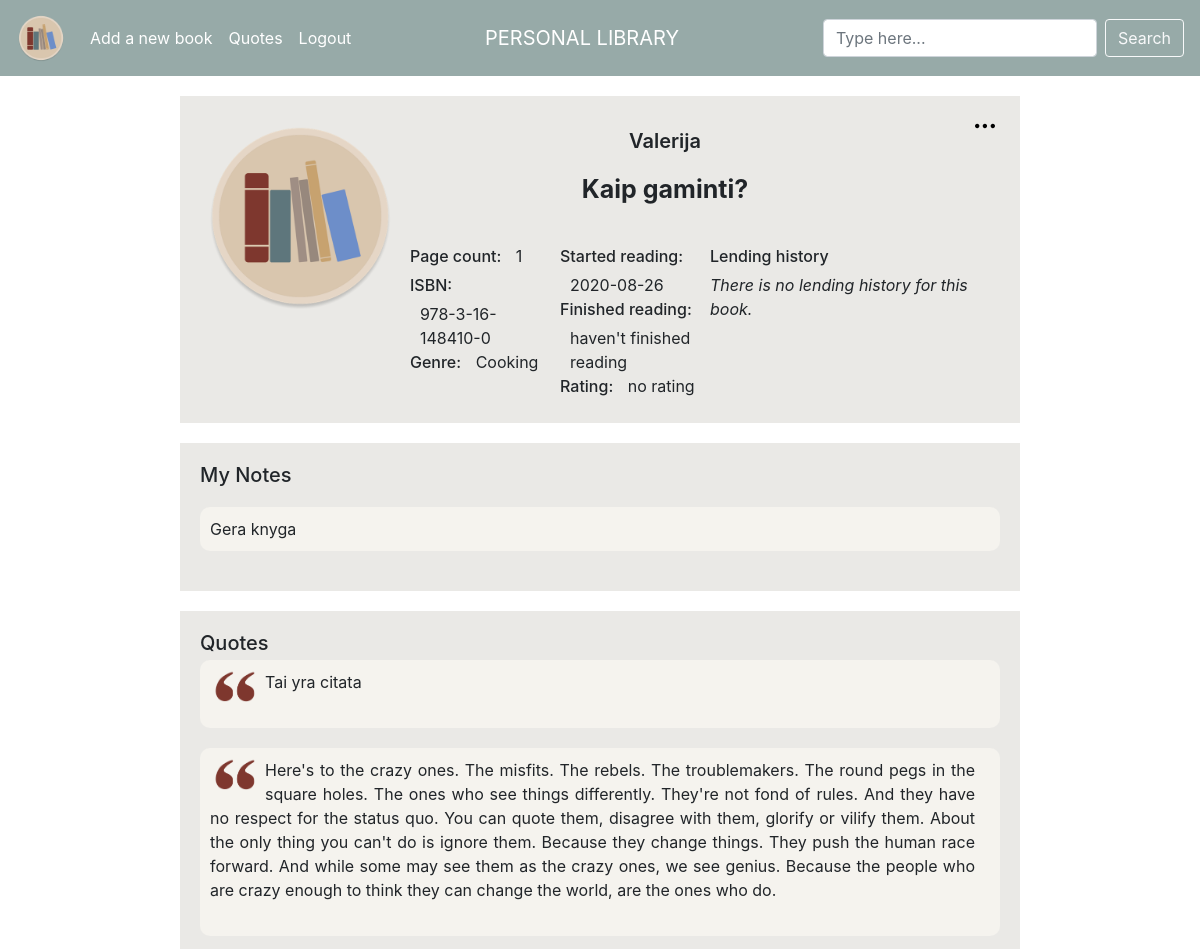
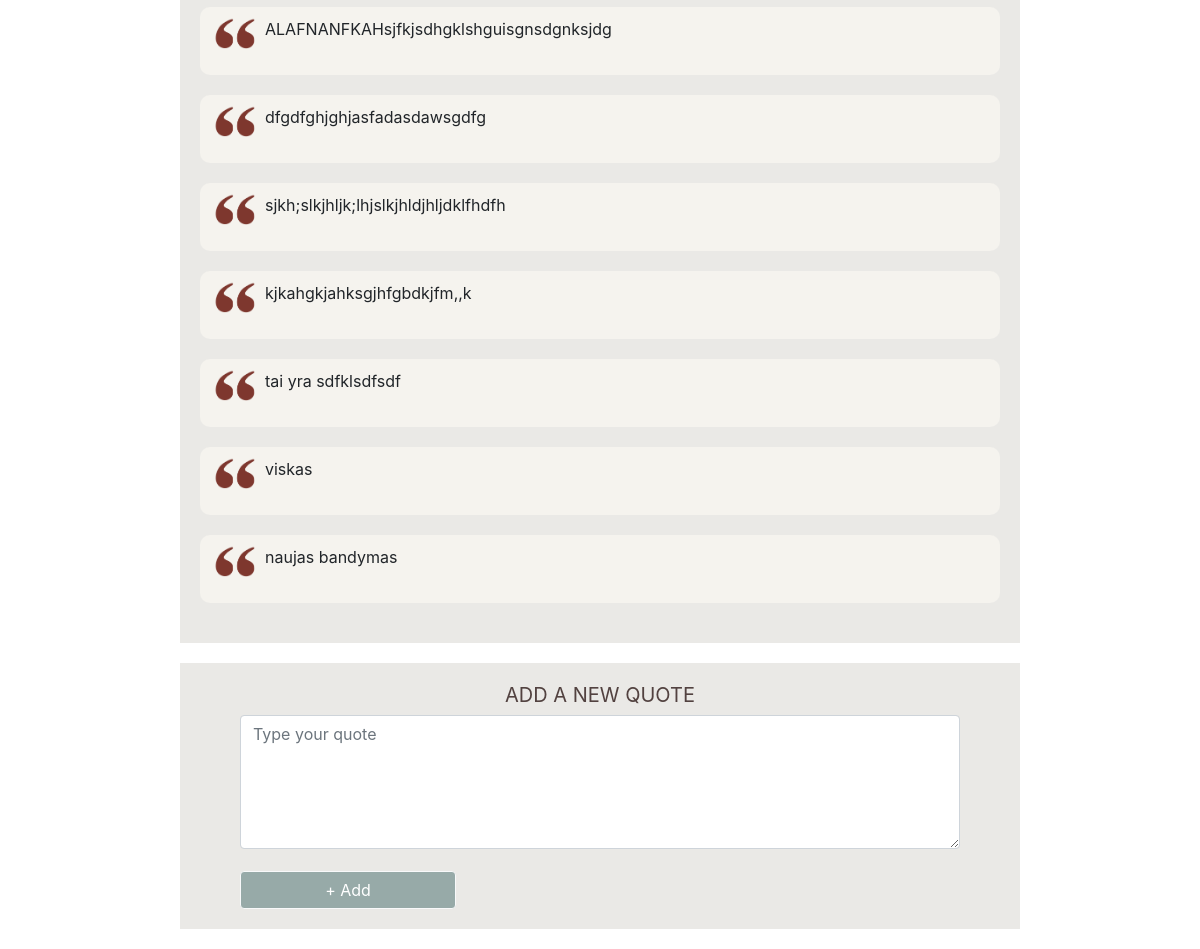
/book/16 (signed in), run on the app's committed database (2 pictures, top to bottom).
### tables this page shows
CREATE TABLE "books" (user_id INTEGER NOT NULL, title TEXT NOT NULL, author TEXT NOT NULL, pages INTEGER NOT NULL, isbn TEXT NULL, genre TEXT NULL, rating INTEGER NULL, started DATE NULL, finished DATE NULL, owner TEXT NULL, notes TEXT NULL, lent BOOLEAN NULL, book_id INTEGER PRIMARY KEY AUTOINCREMENT NOT NULL);

CREATE TABLE 'quotes' ('user_id' integer NOT NULL, 'book_id' integer NOT NULL, 'quote_id' integer PRIMARY KEY AUTOINCREMENT NOT NULL, 'quote' text NOT NULL);

### application.py (the view)
@app.route("/book/<book_id>", methods=["GET", "POST", "DELETE"])
@login_required
def book(book_id):
    if request.method == "GET":
        data = db.execute("""SELECT * FROM books
                            WHERE book_id = :book_id
                             AND user_id = :user_id """,
                          book_id=book_id,
                          user_id=session["user_id"])
        print('BOOK PROFILE | data: ' + str(data), flush=True)
        quotes = db.execute("""SELECT * FROM quotes
                            JOIN books ON books.book_id = quotes.book_id
                            WHERE books.book_id = :book_id
                            AND books.user_id = :user_id """,
                            book_id=book_id,
                            user_id=session["user_id"])
        print('BOOK PROFILE | quotes: ' + str(quotes), flush=True)
        lendings = db.execute("""SELECT * FROM lending
                            JOIN books ON books.book_id = lending.book_id
                            WHERE books.book_id = :book_id
                            AND books.user_id = :user_id """,
                              book_id=book_id,
                              user_id=session["user_id"])
        print('BOOK PROFILE | lendings: ' + str(lendings), flush=True)
        return render_template("book.html", data=data, quotes=quotes, lendings=lendings)
    elif request.method == "POST":
        return redirect("/book")
    elif request.method == "DELETE":
        db.execute(""" DELETE FROM books WHERE book_id = :book_id""",
                   book_id=book_id)
        return 0

### application.py (called while the page is built)
@app.after_request
def after_request(response):
    response.headers["Cache-Control"] = "no-cache, no-store, must-revalidate"
    response.headers["Expires"] = 0
    response.headers["Pragma"] = "no-cache"
    return response

### helpers.py (called while the page is built)
def login_required(f):
    @wraps(f)
    def decorated_function(*args, **kwargs):
        if session.get("user_id") is None:
            return redirect("/login")
        return f(*args, **kwargs)
    return decorated_function

### templates/book.html (shortened to what this page needs)
{% extends "layout.html" %}
{% block main %}
    {% for book in data %}
        <div class="profile_container_top">
            <div class="item-c"><img id="logo_profile" src="../static/logo.png" alt="book cover"></div>
            <div class="item-a book_profile_author">{{ book.author }}</div>
            <div class="item-b book_profile_book_title">{{ book.title }}</div>
            <div class="item-d">
                <p class="book_profile_titles">Page count:</p>
                <div class="book_profile_text">{{ book.pages }}</div>
                <br>
                <p class="book_profile_titles">ISBN:</p>
                <div class="book_profile_text">{{ book.isbn }}</div>
                <br>
                <p class="book_profile_titles">Genre:</p>
                <div class="book_profile_text">{{ book.genre }}</div>
                <br>
            </div>
            <div class="item-e">
                <p class="book_profile_titles">Started reading:</p>
                {% if book.started %}
                    <div class="book_profile_text">{{ book.started }}</div>
                    <br>
                    <p class="book_profile_titles">Finished reading:</p>
                    {% if book.finished %}
                        <div class="book_profile_text">{{ book.finished }}</div>
                    {% else %}
                        <div class="book_profile_text">haven't finished reading</div>
                    {% endif %}
                {% else %}
                    <div class="book_profile_text">haven't started reading</div>
                {% endif %}
                <p class="book_profile_titles">Rating:</p>
                {% if book.rating %}
                    <div class="book_profile_text">{{ book.rating }}</div>
                {% else %}
                    <div class="book_profile_text">no rating</div>
                {% endif %}
            </div>
            <div class="item-f">
                <p class="book_profile_titles">Lending history</p>
                {% if not lendings %}
                    <p><i>There is no lending history for this book.</i></p>
                {% endif %}
            </div>
            <div class="item-g">
                <div class="book_options">
                    <img class="book_options_image"
                         onclick="showOptionsFor('opt{{ book.book_id }}')"
                         src="../static/options.svg"
                         alt="options"/>
                </div>
            </div>
        </div>
    {% endfor %}
    <div class="profile_container_notes">
        <div class="item-h"><h5 class="book_profile_titles">My Notes</h5></div>
        {% for book in data %}
            {% if book.notes %}
                <div class="item-j quote_sand_bg_profile">
                    <p class="note_text">{{ book.notes }}</p>
                </div>
            {% else %}
                <div class="item-j">No notes found</div>
            {% endif %}
        {% endfor %}
    </div>
    <div class="profile_container_quotes">
        <div class="quote_brown_bg_profile">
            <div class="quotes_profile"><h5 class="book_profile_titles">Quotes</h5></div>
            {% if not quotes %}
                <div class="item-j">No quotes found</div></p>
            {% else %}
                {% for quote in quotes %}
                    <div class="quote_sand_bg_profile">
                        <img id="quote_sign" src="../static/quote_mark.gif" alt="quotes">
                        <p class="quote_text">{{ quote.quote }}</p>
                        <br>
                    </div>
                {% endfor %}
            {% endif %}
        </div>
    </div>
    {% for book in data %}
        <div class=" container_new_quote">
            <h2 id="add_quote">ADD A NEW QUOTE</h2>
            <form id="new_quote" action="/book/{{ book.book_id }}/new-quote" method="post" autocomplete="off">
                <div class="form-group" id="quote_quote">
                    <textarea autocomplete="off" class="form-control" name="quote" contenteditable="true"
                              placeholder="Type your quote" cols="30" rows="5" required="required"></textarea>
                </div>
                <br>
                <button class="btn btn-light" type="submit" id="quote_btn">+ Add</button>
            </form>
        </div>
    {% endfor %}
{% endblock %}

### static/style.css (style rules this page uses)
.btn-light { color: white; background-color: #97aaa8 !important; display: inline; }
.form-group { display: inline-block; }
.form-control { display: inline-block; }
.item-a { grid-area: author; }
.item-b { grid-area: title; }
.item-c { grid-area: book_cover; }
.item-d { grid-area: col_a; }
.item-e { grid-area: col_b; }
.item-f { grid-area: col_c; overflow: auto; }
.item-g { grid-area: options_column; display: flex; flex-direction: row; justify-content: flex-end; }
.profile_container_top { display: grid; background-color: #eae9e6; margin: 20px auto; padding: 20px; max-width: 70%; column-gap: 10px; row-gap: 5px; grid-template-columns: 1fr 1fr 1fr 1.5fr 0.5fr; grid-template-rows: auto auto auto; grid-template-areas: "book_cover author author author options_column" "book_cover title title title ." "book_cover col_a col_b col_c col_c"; }
.item-h { grid-area: my_notes; width: 100%; }
.item-j { grid-area: notes_text; overflow: auto; background-color: #f5f3ee; }
.profile_container_notes { display: grid; background-color: #eae9e6; margin: 20px auto; padding: 20px; max-width: 70%; column-gap: 10px; row-gap: 15px; grid-template-columns: auto auto auto 1fr; grid-template-rows: auto; grid-template-areas: "my_notes my_notes my_notes my_notes" "notes_text notes_text notes_text notes_text"; }
#logo_profile { width: 200px; height: 200px; }
.book_profile_author { text-align: center; font-size: 20px; font-weight: 600; margin: 10px; }
.book_profile_book_title { text-align: center; font-size: 25px; font-weight: 700; margin: 0px 10px 30px 10px; }
.book_profile_titles { display: inline-block; font-weight: 500; margin-bottom: 5px; }
.book_profile_text { display: inline-block; margin-left: 10px; }
.quote_sand_bg_profile { background-color: #f5f3ee; padding: 5px; border-radius: 10px; margin-bottom: 20px; }
.quote_brown_bg_profile { background-color: #eae9e6; margin: 20px auto; padding: 20px; max-width: 70%; }
#quote_sign { float: left; width: 50px; margin: 5px; }
.quote_text, .note_text { float: none; margin: 5px; margin-right: 20px; text-align: justify; }
#add_quote { text-align: center; font-weight: 400; font-size: 20px; color: #524240; }
#new_quote { width: 90%; margin-right: auto; margin-left: auto; }
#quote_author, #quote_title, #quote_quote { width: 100%; align-items: center; }
#quote_btn { width: 30%; align-items: center; }
textarea { width: 100%; border: none; }
.container_new_quote { background-color: #eae9e6; margin: 20px auto; padding: 20px; max-width: 70%; }
.book_options { display: flex; flex-direction: column; justify-content: flex-start; align-content: flex-end; max-height: 10px; max-width: 10px; }
.book_options_image { background-color: transparent; padding: 0 5px; border: transparent; height: 20px; align-self: flex-end; }

### data on the page
books: author "Valerija", title "Kaip gaminti?", pages "1", isbn "978-3-16-148410-0", genre "Cooking", started "2020-08-26", rating "no rating", notes "Gera knyga"
quotes: quote "Tai yra citata"
quotes: quote "Here's to the crazy ones. The misfits. The rebels. The troublemakers. The round pegs in the square holes. The ones who see things differently. They're not fond of rules. And they have no respect for the status quo. You can quote them, disagree with them, glorify or vilify them. About the only thing you can't do is ignore them. Because they change things. They push the human race forward. And while some may see them as the crazy ones, we see genius. Because the people who are crazy enough to think they can change the world, are the ones who do."
quotes: quote "ALAFNANFKAHsjfkjsdhgklshguisgnsdgnksjdg"
quotes: quote "dfgdfghjghjasfadasdawsgdfg"
quotes: quote "sjkh;slkjhljk;lhjslkjhldjhljdklfhdfh"
quotes: quote "kjkahgkjahksgjhfgbdkjfm,,k"
quotes: quote "tai yra sdfklsdfsdf"
quotes: quote "viskas"
quotes: quote "naujas bandymas"
